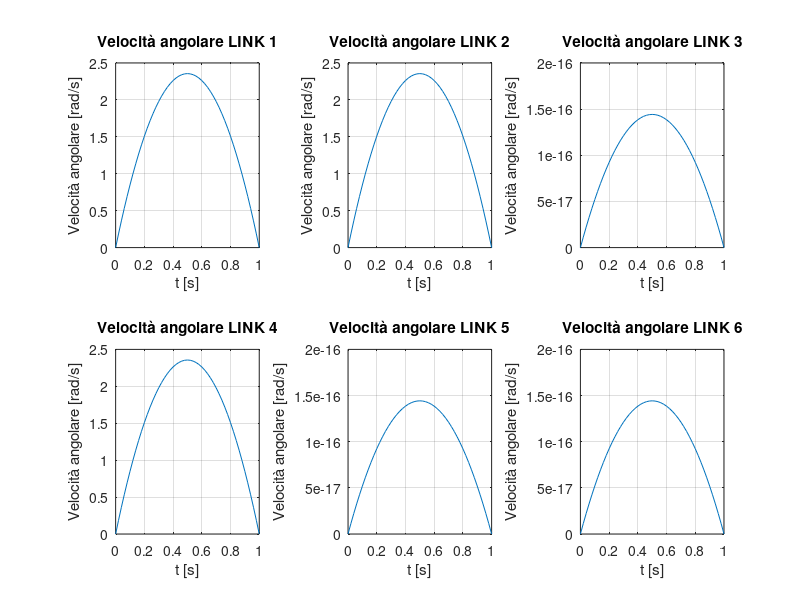
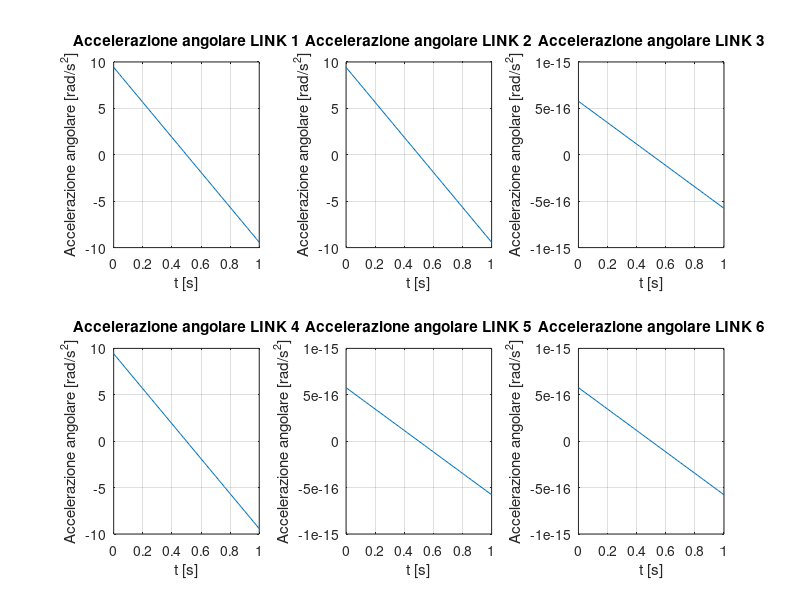
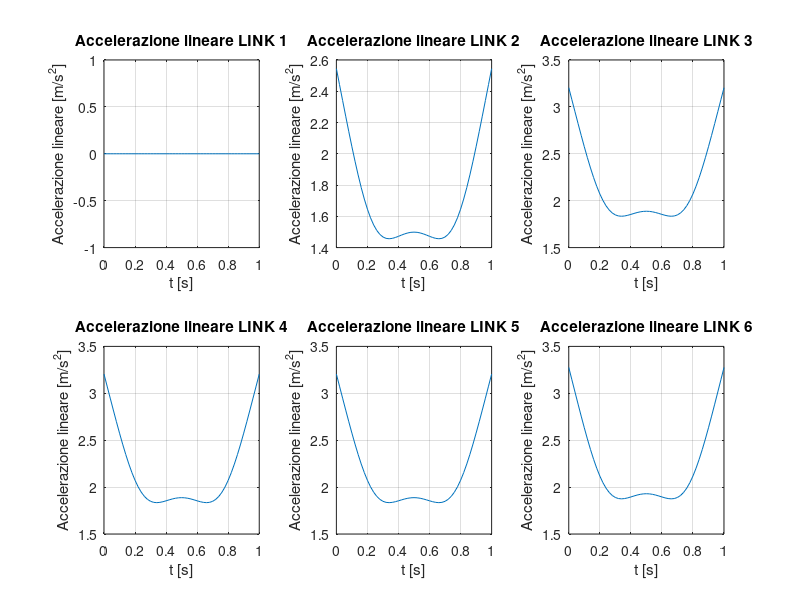
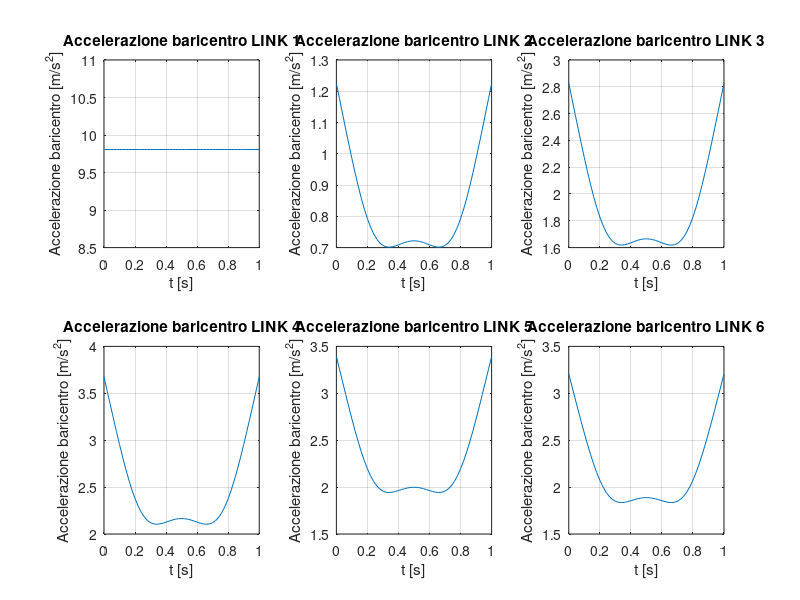

MATLAB code to generate these figures, in order:
% Analisi Dinamica Robot ABB IRB 120 (6 DOF) con metodo Ricorsivo di
% Newton-Euler

clear all
close all
clc

%impostazione del sistema lineare
th_in = [0, 0, 0, 0, pi/2, 0];   
th_fin = [pi/2, pi/6, -pi/6, 0, pi/2, 0];

%VELOCITA' INIZIALI dei motori
th_p_in = [0 0 0 0 0 0];
th_p_fin = [0 0 0 0 0 0];

t_ = [0 1]; %intervallo di tempo espresso in secondi
tstep = 0.02; %step per il calcolo dei valori temporali che vanno da t=0s e t=1s (scelto a partire dalla frequenza di clock del controllore, 20 ms)
ncicli = (t_(2)/tstep)+1; %numero di cicli

%Per eliminare le vibrazioni del robot (e ridurne l'usura) uso un polinomio interpolante del terzo ordine theta(t)=a0+a1*t+a2*t^2+a3*t3
for i=1:1:6
    %matrice dei coefficienti
    A = [1  t_(1,1)  t_(1,1)^2  t_(1,1)^3;
         1  t_(1,2)  t_(1,2)^2  t_(1,2)^3;
         0  1        2*t_(1,1)  3*t_(1,1)^2;
         0  1        2*t_(1,2)  3*t_(1,2)^2];

    %vettore dei termini noti
    B = [th_in(1,i); th_fin(1,i); th_p_in(1,i); th_p_fin(1,i)];	

    a=inv(A);	%matrice inversa di A

    x{i}=a*B;	%vettore soluzione

    a0(i)=x{i}(1);
    a1(i)=x{i}(2);
    a2(i)=x{i}(3);
    a3(i)=x{i}(4);
end

%sistema di riferimento H, solidale all'elemento terminale (end effector)
alpha_h=0; %[deg]
a_h=0; %[m]
d_h=0; %[m]

%Parametri Denavit&Hartemberg
d = [0.29 0 0 0.302 0 0.072];          %[m] LINK OFFSET, distanza tra x_i e x_i+1 misurata lungo z_i+1      
a = [0 0.27 0.07 0 0 0];               %[m] LINK LENGHT, distanza tra l'asse z_i e z_i+1 misurata lungo x_i
alpha = [-pi/2 0 -pi/2 pi/2 -pi/2 0];  %[deg] TWIST ANGLE, angolo tra l'asse z_i e z_i+1 ruotando intorno a x_i

%Funzioni spostamento , velocità ed accelerazione dei motori
c = 0;
for n = 1:6
    for t = t_(1):tstep:t_(2)
        c = c+1;
        theta = a0(n) + a1(n)*t + a2(n)*t^2 + a3(n)*t^3;
        theta_punto = a1(n) + 2*a2(n)*t + 3*a3(n)*t^2;
        theta_2_punti = 2*a2(n) + 6*a3(n)*t;
        
        th(c,n) = theta; %spostamento
        th_p(c,n) = theta_punto; %velocità
        th_2p(c,n) = theta_2_punti; %accelerazione
    end
end

%Matrici di trasformazione Ti-1,i
for j=1:6
    for i=1:ncicli
        T{i,j}=  [       cos(th(i,j))                     -sin(th(i,j))                      0                      a(j)
                   sin(th(i,j))*cos(alpha(j))       cos(th(i,j))*cos(alpha(j))        -sin(alpha(j))          -sin(alpha(j))*d(j)
                   sin(th(i,j))*sin(alpha(j))       cos(th(i,j))*sin(alpha(j))         cos(alpha(j))           cos(alpha(j))*d(j)
                              0                                 0                            0                        1             ];
    end
end


%Estrapolazione della matrice di Rotazione Ri,i+1 da quella di Trasformazione Ti-1,i (DA USARE PER L'EQUAZIONI DI EQUILIBRIO)
for i=1:1:ncicli
    R{i,1}=T{i,1}(1:3,1:3); %R01
    R{i,2}=T{i,2}(1:3,1:3); %R12
    R{i,3}=T{i,3}(1:3,1:3); %R23
    R{i,4}=T{i,4}(1:3,1:3); %R34
    R{i,5}=T{i,5}(1:3,1:3); %R45
    R{i,6}=T{i,6}(1:3,1:3); %R56
end

%Matrice di Rotazione Ri+1,i(DA USARE PER L'EQUAZIONI DI VELOCITA' ED ACCELERAZIONE), ne eseguo la trasposta
for i=1:1:ncicli
    Rt{i,1}=R{i,1}'; %R10
    Rt{i,2}=R{i,2}'; %R21
    Rt{i,3}=R{i,3}'; %R32
    Rt{i,4}=R{i,4}'; %R43
    Rt{i,5}=R{i,5}'; %R54
    Rt{i,6}=R{i,6}'; %R65
end

%Estrapolazione dei vettori posizione (dei motori) dalla matrice di Trasformazione
for i=1:1:ncicli
    P{i,1}=T{i,1}(1:3,4); %P01 [m]
    P{i,2}=T{i,2}(1:3,4); %P12 [m]
    P{i,3}=T{i,3}(1:3,4); %P23 [m]
    P{i,4}=T{i,4}(1:3,4); %P34 [m]
    P{i,5}=T{i,5}(1:3,4); %P45 [m]
    P{i,6}=T{i,6}(1:3,4); %P56 [m]
end

%Vettori posizione del Baricentro usando come sistema di riferimento quello baricentrico
PG = cell(1,6);
PG{1} = [0; -0.02; 0.1];   % Baricentro Link 1 (Base rotante): spostato leggermente lungo Z
PG{2} = [0.13; 0; 0.05];   % Baricentro Link 2 (Braccio inferiore): a circa metà lunghezza (0.27m)
PG{3} = [0.03; 0; 0.05];   % Baricentro Link 3 (Gomito/Braccio superiore)
PG{4} = [0.05; 0; 0];      % Baricentro Link 4 (Avambraccio rotante)
PG{5} = [0.02; 0; 0];      % Baricentro Link 5 (Polso)
PG{6} = [0; 0; 0.01];      % Baricentro Link 6 (Flangia): praticamente sull'asse


% --> ANALISI CINEMATICA
g = [0;0;-9.807]; %accelerazione di gravità
v_ang_in = [0;0;0]; %velocità angolare iniziale (ne scrivo 3, così ho tutte matrici con numero di righe uniformi a Rt, P, PG, th, th_p, th_2p)
a_lin_in = [0;0;0]; %accelerazione lineare iniziale (ne scrivo 3, così ho tutte matrici con numero di righe uniformi a Rt, P, PG, th, th_p, th_2p)
a_ang_in = [0;0;0]; %accelerazione angolare iniziale (ne scrivo 3, così ho tutte matrici con numero di righe uniformi a Rt, P, PG, th, th_p, th_2p)
Z = [0;0;1]; %Versore lungo Z

for j=1:1:6  %outward iteration
    for i=1:1:ncicli
        if j==1
            v_ang{i,j} = Rt{i,j}*v_ang_in+th_p(i,j)*Z; %velocità angolare OMEGA
            a_ang{i,j} = Rt{i,j}*a_ang_in+th_2p(i,j)*Z+cross(Rt{i,j}*v_ang_in,th_p(i,j)*Z); %accelerazione angolare OMEGA_PUNTO 
            a_lin{i,j} = Rt{i,j}*(cross(a_ang_in,P{i,j})+cross(v_ang_in,cross(v_ang_in,P{i,j}))+a_lin_in); %accelerazione lineare V_PUNTO
            a_bar{i,j} = cross(a_ang_in,PG{j})+cross(v_ang_in,cross(v_ang_in,PG{j}))+a_lin_in+g; %accelerazione nel baricentro V_PUNTO_G
        else
            v_ang{i,j} = Rt{i,j}*v_ang{i,j-1}+th_p(i,j)*Z; %velocità angolare OMEGA
            a_ang{i,j} = Rt{i,j}*a_ang{i,j-1}+th_2p(i,j)*Z+cross(Rt{i,j}*v_ang{i,j-1},th_p(i,j)*Z);%accelerazione angolare OMEGA_PUNTO
            a_lin{i,j} = Rt{i,j}*(cross(a_ang{i,j-1},P{i,j})+cross(v_ang{i,j-1},cross(v_ang{i,j-1},P{i,j}))+a_lin{i,j-1}); %accelerazione lineare V_PUNTO
            a_bar{i,j} = cross(a_ang{i,j-1},PG{j})+cross(v_ang{i,j-1},cross(v_ang{i,j-1},PG{j}))+a_lin{i,j-1}; %accelerazione nel baricentro V_PUNTO_G
        end
    end
end


% --> DETERMINAZIONE DELLE FORZE E MOMENTI D'INERZIA
%Matrici dei momenti d'inerzia [kg*m^2]
I = cell(1,6);
% Link 1
I{1} = [0.014   0       0; 
        0       0.014   0; 
        0       0       0.010]; 
% Link 2
I{2} = [0.06   0       0; 
        0       0.041   0; 
        0       0       0.025]; 
% Link 3
I{3} = [0.008   0       0; 
        0       0.016   0; 
        0       0       0.012]; 
% Link 4
I{4} = [0.002   0       0; 
        0       0.004   0; 
        0       0       0.005]; 
% Link 5
I{5} = [0.0004  0       0; 
        0       0.0008  0; 
        0       0       0.0008]; 
% Link 6
I{6} = [0.001  0       0; 
        0       0.001  0; 
        0       0       0.001];

  
%Masse dei motori + link
M = [3.06, 3.90, 2.94, 1.32, 0.54, 0.13]; %[Kg]

for j=1:1:6
    for i=1:1:ncicli
        F_in{i,j}=-M(1,j)*a_bar{i,j}; %Forze d'inerzia
        N_in{i,j}=I{j}*a_ang{i,j}+cross(v_ang{i,j},(I{j}*v_ang{i,j})); %Momenti d'inerzia
    end
end


% --> EQUAZIONI DI EQUILIBRIO
F_est=[0;0;2.943]; %P = m * g = 0.3kg * 9.81 m/s^2 = 2.94 N.
N_est=[0;0;0];

for j=6:-1:1 %inward iteration
    for i=1:1:ncicli
        if j==6
            F{i,j} = R{i,j}*F_est+F_in{i,j}; %Equazione di equilibrio delle forze
            N{i,j} = R{i,j}*N_est+cross(P{i,j},(R{i,j}*F_est))+N_in{i,j}+cross(PG{j},F_in{i,j}); %Equazione di equilibrio dei momenti
        else
            F{i,j} = R{i,j}*F{i,j+1}+F_in{i,j}; %Equazione di equilibrio delle forze
            N{i,j} = R{i,j}*N{i,j+1}+cross(P{i,j},(R{i,j}*F{i,j+1}))+N_in{i,j}+cross(PG{j},F_in{i,j}); %Equazione di equilibrio dei momenti
        end
    end
end


%%%%%%%%%%%%%%


% --> PLOT dei Risultati
k=0;
for i=t_(1):tstep:t_(2)
    k=k+1;
    tempo(k)=i;
end

%MODULI DEI VETTORI
for j=1:1:6
    for i=1:1:ncicli
        A_LIN(i,j)=sqrt(a_lin{i,j}(1)^2+a_lin{i,j}(2)^2+a_lin{i,j}(3)^2); %Accelerazione lineare
        A_BAR(i,j)=sqrt(a_bar{i,j}(1)^2+a_bar{i,j}(2)^2+a_bar{i,j}(3)^2); %Accelerazione baricentro
        F_IN(i,j)=sqrt(F_in{i,j}(1)^2+F_in{i,j}(2)^2+F_in{i,j}(3)^2); %Forze d'inerzia
        N_IN(i,j)=sqrt(N_in{i,j}(1)^2+N_in{i,j}(2)^2+N_in{i,j}(3)^2); %Momento d'inerzia
        F_EQ(i,j)=sqrt(F{i,j}(1)^2+F{i,j}(2)^2+F{i,j}(3)^2); %Equilibrio delle forze
        N_EQ(i,j)=sqrt(N{i,j}(1)^2+N{i,j}(2)^2+N{i,j}(3)^2); %Equilibrio dei momenti
    end
end

%GRAFICI VELOCITA' ANGOLARI
for i=1:1:ncicli
    v_angolare1(i)=v_ang{i,1}(3,1);
    v_angolare2(i)=v_ang{i,2}(3,1);
    v_angolare3(i)=v_ang{i,3}(3,1);
    v_angolare4(i)=v_ang{i,4}(3,1);
    v_angolare5(i)=v_ang{i,5}(3,1);
    v_angolare6(i)=v_ang{i,6}(3,1);
end

figure(1);
subplot(2,3,1)
plot(tempo,v_angolare1); %velocità angolare 1
grid on
title('Velocità angolare LINK 1')
xlabel('t [s]')
ylabel('Velocità angolare [rad/s]')

subplot(2,3,2);
plot(tempo,v_angolare2) %velocità angolare 2
grid on
title('Velocità angolare LINK 2')
xlabel('t [s]')
ylabel('Velocità angolare [rad/s]')

subplot(2,3,3);
plot(tempo,v_angolare3) %velocità angolare 3
grid on
title('Velocità angolare LINK 3')
xlabel('t [s]')
ylabel('Velocità angolare [rad/s]')

subplot(2,3,4);
plot(tempo,v_angolare4) %velocità angolare 4
grid on
title('Velocità angolare LINK 4')
xlabel('t [s]')
ylabel('Velocità angolare [rad/s]')

subplot(2,3,5);
plot(tempo,v_angolare5) %velocità angolare 5
grid on
title('Velocità angolare LINK 5')
xlabel('t [s]')
ylabel('Velocità angolare [rad/s]')

subplot(2,3,6);
plot(tempo,v_angolare6) %velocità angolare 6
grid on
title('Velocità angolare LINK 6')
xlabel('t [s]')
ylabel('Velocità angolare [rad/s]')

%GRAFICI ACCELERAZIONI ANGOLARI
for i=1:1:ncicli
    a_angolare1(i)=a_ang{i,1}(3,1);
    a_angolare2(i)=a_ang{i,2}(3,1);
    a_angolare3(i)=a_ang{i,3}(3,1);
    a_angolare4(i)=a_ang{i,4}(3,1);
    a_angolare5(i)=a_ang{i,5}(3,1);
    a_angolare6(i)=a_ang{i,6}(3,1);
end

figure(2);
subplot(2,3,1);
plot(tempo,a_angolare1) %accelerazione angolare 1
grid on
title('Accelerazione angolare LINK 1')
xlabel('t [s]')
ylabel('Accelerazione angolare [rad/s^2]')

subplot(2,3,2);
plot(tempo,a_angolare2) %accelerazione angolare 2
grid on
title('Accelerazione angolare LINK 2')
xlabel('t [s]')
ylabel('Accelerazione angolare [rad/s^2]')

subplot(2,3,3);
plot(tempo,a_angolare3) %accelerazione angolare 3
grid on
title('Accelerazione angolare LINK 3')
xlabel('t [s]')
ylabel('Accelerazione angolare [rad/s^2]')

subplot(2,3,4);
plot(tempo,a_angolare4) %accelerazione angolare 4
grid on
title('Accelerazione angolare LINK 4')
xlabel('t [s]')
ylabel('Accelerazione angolare [rad/s^2]')

subplot(2,3,5);
plot(tempo,a_angolare5) %accelerazione angolare 5
grid on
title('Accelerazione angolare LINK 5')
xlabel('t [s]')
ylabel('Accelerazione angolare [rad/s^2]')

subplot(2,3,6);
plot(tempo,a_angolare6) %accelerazione angolare 6
grid on
title('Accelerazione angolare LINK 6')
xlabel('t [s]')
ylabel('Accelerazione angolare [rad/s^2]')

%GRAFICI ACCELERAZIONI LINEARI
for i=1:1:ncicli
    a_lineare1(i)=A_LIN(i,1);
    a_lineare2(i)=A_LIN(i,2);
    a_lineare3(i)=A_LIN(i,3);
    a_lineare4(i)=A_LIN(i,4);
    a_lineare5(i)=A_LIN(i,5);
    a_lineare6(i)=A_LIN(i,6);
end

figure(3);
subplot(2,3,1);
plot(tempo,a_lineare1) %accelerazione lineare 1
grid on
title('Accelerazione lineare LINK 1')
xlabel('t [s]')
ylabel('Accelerazione lineare [m/s^2]')

subplot(2,3,2);
plot(tempo,a_lineare2) %accelerazione lineare 2
grid on
title('Accelerazione lineare LINK 2')
xlabel('t [s]')
ylabel('Accelerazione lineare [m/s^2]')

subplot(2,3,3);
plot(tempo,a_lineare3) %accelerazione lineare 3
grid on
title('Accelerazione lineare LINK 3')
xlabel('t [s]')
ylabel('Accelerazione lineare [m/s^2]')

subplot(2,3,4);
plot(tempo,a_lineare4) %accelerazione lineare 4
grid on
title('Accelerazione lineare LINK 4')
xlabel('t [s]')
ylabel('Accelerazione lineare [m/s^2]')

subplot(2,3,5);
plot(tempo,a_lineare5) %accelerazione lineare 5
grid on
title('Accelerazione lineare LINK 5')
xlabel('t [s]')
ylabel('Accelerazione lineare [m/s^2]')

subplot(2,3,6);
plot(tempo,a_lineare6) %accelerazione lineare 6
grid on
title('Accelerazione lineare LINK 6')
xlabel('t [s]')
ylabel('Accelerazione lineare [m/s^2]')


%GRAFICI ACCELERAZIONI NEL BARICENTRO
for i=1:1:ncicli
    a_baricentro1(i)=A_BAR(i,1);
    a_baricentro2(i)=A_BAR(i,2);
    a_baricentro3(i)=A_BAR(i,3);
    a_baricentro4(i)=A_BAR(i,4);
    a_baricentro5(i)=A_BAR(i,5);
    a_baricentro6(i)=A_BAR(i,6);
end

figure(4);
subplot(2,3,1);
plot(tempo,a_baricentro1) %accelerazione baricentro 1
grid on
title('Accelerazione baricentro LINK 1')
xlabel('t [s]')
ylabel('Accelerazione baricentro [m/s^2]')

subplot(2,3,2);
plot(tempo,a_baricentro2) %accelerazione baricentro 2
grid on
title('Accelerazione baricentro LINK 2')
xlabel('t [s]')
ylabel('Accelerazione baricentro [m/s^2]')

subplot(2,3,3);
plot(tempo,a_baricentro3) %accelerazione baricentro 3
grid on
title('Accelerazione baricentro LINK 3')
xlabel('t [s]')
ylabel('Accelerazione baricentro [m/s^2]')

subplot(2,3,4);
plot(tempo,a_baricentro4) %accelerazione baricentro 4
grid on
title('Accelerazione baricentro LINK 4')
xlabel('t [s]')
ylabel('Accelerazione baricentro [m/s^2]')

subplot(2,3,5);
plot(tempo,a_baricentro5) %accelerazione baricentro 5
grid on
title('Accelerazione baricentro LINK 5')
xlabel('t [s]')
ylabel('Accelerazione baricentro [m/s^2]')

subplot(2,3,6);
plot(tempo,a_baricentro6) %accelerazione baricentro 6
grid on
title('Accelerazione baricentro LINK 6')
xlabel('t [s]')
ylabel('Accelerazione baricentro [m/s^2]')


%GRAFICI FORZE E MOMENTI

%FORZE D'INERZIA
for i=1:1:ncicli
    f_inerzia1(i)=F_IN(i,1);
    f_inerzia2(i)=F_IN(i,2);
    f_inerzia3(i)=F_IN(i,3);
    f_inerzia4(i)=F_IN(i,4);
    f_inerzia5(i)=F_IN(i,5);
    f_inerzia6(i)=F_IN(i,6);
end

figure(5);
subplot(2,3,1);
plot(tempo,f_inerzia1) %forza d'inerzia 1
grid on
title('Forza inerzia LINK 1')
xlabel('t [s]')
ylabel('Forza inerzia [N]')

subplot(2,3,2);
plot(tempo,f_inerzia2) %forza d'inerzia 2
grid on
title('Forza inerzia LINK 2')
xlabel('t [s]')
ylabel('Forza inerzia [N]')

subplot(2,3,3);
plot(tempo,f_inerzia3) %forza d'inerzia 3
grid on
title('Forza inerzia LINK 3')
xlabel('t [s]')
ylabel('Forza inerzia [N]')

subplot(2,3,4);
plot(tempo,f_inerzia4) %forza d'inerzia 4
grid on
title('Forza inerzia LINK 4')
xlabel('t [s]')
ylabel('Forza inerzia [N]')

subplot(2,3,5);
plot(tempo,f_inerzia5) %forza d'inerzia 5
grid on
title('Forza inerzia LINK 5')
xlabel('t [s]')
ylabel('Forza inerzia [N]')

subplot(2,3,6);
plot(tempo,f_inerzia6) %forza d'inerzia 6
grid on
title('Forza inerzia LINK 6')
xlabel('t [s]')
ylabel('Forza inerzia [N]')

%MOMENTI D'INERZIA
for i=1:1:ncicli
    n_inerzia1(i)=N_IN(i,1);
    n_inerzia2(i)=N_IN(i,2);
    n_inerzia3(i)=N_IN(i,3);
    n_inerzia4(i)=N_IN(i,4);
    n_inerzia5(i)=N_IN(i,5);
    n_inerzia6(i)=N_IN(i,6);
end

figure(6);
subplot(2,3,1);
plot(tempo,n_inerzia1) %momento d'inerzia 1
grid on
title('Momento inerzia LINK 1')
xlabel('t [s]')
ylabel('Momento inerzia [Kg*m^2]')

subplot(2,3,2);
plot(tempo,n_inerzia2) %momento d'inerzia 2
grid on
title('Momento inerzia LINK 2')
xlabel('t [s]')
ylabel('Momento inerzia [Kg*m^2]')

subplot(2,3,3);
plot(tempo,n_inerzia3) %momento d'inerzia 3
grid on
title('Momento inerzia LINK 3')
xlabel('t [s]')
ylabel('Momento inerzia [Kg*m^2]')

subplot(2,3,4);
plot(tempo,n_inerzia4) %momento d'inerzia 4
grid on
title('Momento inerzia LINK 4')
xlabel('t [s]')
ylabel('Momento inerzia [Kg*m^2]')

subplot(2,3,5);
plot(tempo,n_inerzia5) %momento d'inerzia 5
grid on
title('Momento inerzia LINK 5')
xlabel('t [s]')
ylabel('Momento inerzia [Kg*m^2]')

subplot(2,3,6);
plot(tempo,n_inerzia6) %momento d'inerzia 6
grid on
title('Momento inerzia LINK 6')
xlabel('t [s]')
ylabel('Momento inerzia [Kg*m^2]')


%EQUILIBRIO DELLE FORZE
for i=1:1:ncicli
    f_eq1(i)=F_EQ(i,1);
    f_eq2(i)=F_EQ(i,2);
    f_eq3(i)=F_EQ(i,3);
    f_eq4(i)=F_EQ(i,4);
    f_eq5(i)=F_EQ(i,5);
    f_eq6(i)=F_EQ(i,6);
end

figure(7);
subplot(2,3,1);
plot(tempo,f_eq1) %forza 1
grid on
title('Forza LINK 1')
xlabel('t [s]')
ylabel('Forza [N]')

subplot(2,3,2);
plot(tempo,f_eq2) %forza 2
grid on
title('Forza LINK 2')
xlabel('t [s]')
ylabel('Forza [N]')

subplot(2,3,3);
plot(tempo,f_eq3) %forza 3
grid on
title('Forza LINK 3')
xlabel('t [s]')
ylabel('Forza [N]')

subplot(2,3,4);
plot(tempo,f_eq4) %forza 4
grid on
title('Forza LINK 4')
xlabel('t [s]')
ylabel('Forza [N]')

subplot(2,3,5);
plot(tempo,f_eq5) %forza 5
grid on
title('Forza LINK 5')
xlabel('t [s]')
ylabel('Forza [N]')

subplot(2,3,6);
plot(tempo,f_eq6) %forza 6
grid on
title('Forza LINK 6')
xlabel('t [s]')
ylabel('Forza [N]')


%EQUILIBRIO DEI MOMENTI
for i=1:1:ncicli
    n_eq1(i)=N_EQ(i,1);
    n_eq2(i)=N_EQ(i,2);
    n_eq3(i)=N_EQ(i,3);
    n_eq4(i)=N_EQ(i,4);
    n_eq5(i)=N_EQ(i,5);
    n_eq6(i)=N_EQ(i,6);
end

figure(8);
subplot(2,3,1);
plot(tempo,n_eq1) %momento di equilibrio 1
grid on
title('Momento LINK 1')
xlabel('t [s]')
ylabel('Momento [N*m]')

subplot(2,3,2);
plot(tempo,n_eq2) %momento di equilibrio 2
grid on
title('Momento LINK 2')
xlabel('t [s]')
ylabel('Momento [N*m]')

subplot(2,3,3);
plot(tempo,n_eq3) %momento di equilibrio 3
grid on
title('Momento LINK 3')
xlabel('t [s]')
ylabel('Momento [N*m]')

subplot(2,3,4);
plot(tempo,n_eq4) %momento di equilibrio 4
grid on
title('Momento LINK 4')
xlabel('t [s]')
ylabel('Momento [N*m]')

subplot(2,3,5);
plot(tempo,n_eq5) %momento di equilibrio 5
grid on
title('Momento LINK 5')
xlabel('t [s]')
ylabel('Momento [N*m]')

subplot(2,3,6);
plot(tempo,n_eq6) %momento di equilibrio 6
grid on
title('Momento LINK 6')
xlabel('t [s]')
ylabel('Momento [N*m]')

%COPPIE DEI MOTORI
for i=1:1:ncicli
    tau1(i,1)=N{i,1}(3,1); %Coppie link 1
    tau2(i,1)=N{i,2}(3,1); %Coppie link 2
    tau3(i,1)=N{i,3}(3,1); %Coppie link 3
    tau4(i,1)=N{i,4}(3,1); %Coppie link 4
    tau5(i,1)=N{i,5}(3,1); %Coppie link 5
    tau6(i,1)=N{i,6}(3,1); %Coppie link 6
end

figure(9);
subplot(2,3,1);
plot(tempo,tau1) %coppia motore 1
grid on
title('Coppia Motore 1')
xlabel('t [s]')
ylabel('Coppia [N*m]')

subplot(2,3,2);
plot(tempo,tau2) %coppia motore 2
grid on
title('Coppia Motore 2')
xlabel('t [s]')
ylabel('Coppia [N*m]')

subplot(2,3,3);
plot(tempo,tau3) %coppia motore 3
grid on
title('Coppia Motore 3')
xlabel('t [s]')
ylabel('Coppia [N*m]')

subplot(2,3,4);
plot(tempo,tau4) %coppia motore 4
grid on
title('Coppia Motore 4')
xlabel('t [s]')
ylabel('Coppia [N*m]')

subplot(2,3,5);
plot(tempo,tau5) %coppia motore 5
grid on
title('Coppia Motore 5')
xlabel('t [s]')
ylabel('Coppia [N*m]')

subplot(2,3,6);
plot(tempo,tau6) %coppia motore 6
grid on
title('Coppia Motore 6')
xlabel('t [s]')
ylabel('Coppia [N*m]')
